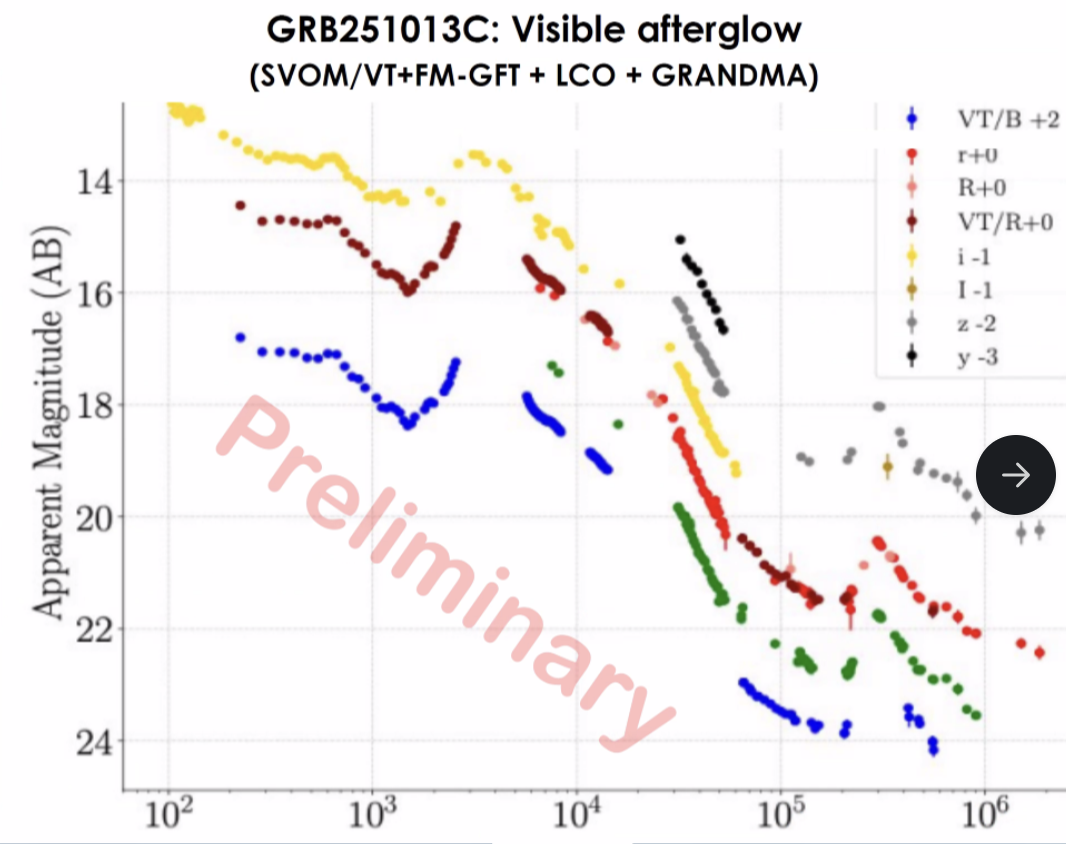
#> input picture sample.png, 1066 x 844 px, found by its file name
$ python consistency_zy.py
#> lines starting #> are read from the running program, lines starting #| are printed output that depends on the picture; after the words box and inside, x2 and y2 are one past the last pixel; in counts of white or black regions, pixels touching at a corner belong together
"""Is the 'z' gray trail at 3-6e4 s a real trail, or antialias halo of the black y markers?"""
import numpy as np
from PIL import Image
from scipy import ndimage

im = np.asarray(Image.open("/data/dtak/research/grb/GRB251013C/sample.png").convert("RGB")).astype(int)
H, W, _ = im.shape
#> H = 844; W = 1066
mx, mn = im.max(2), im.min(2)
sat, mean = mx - mn, im.mean(2)
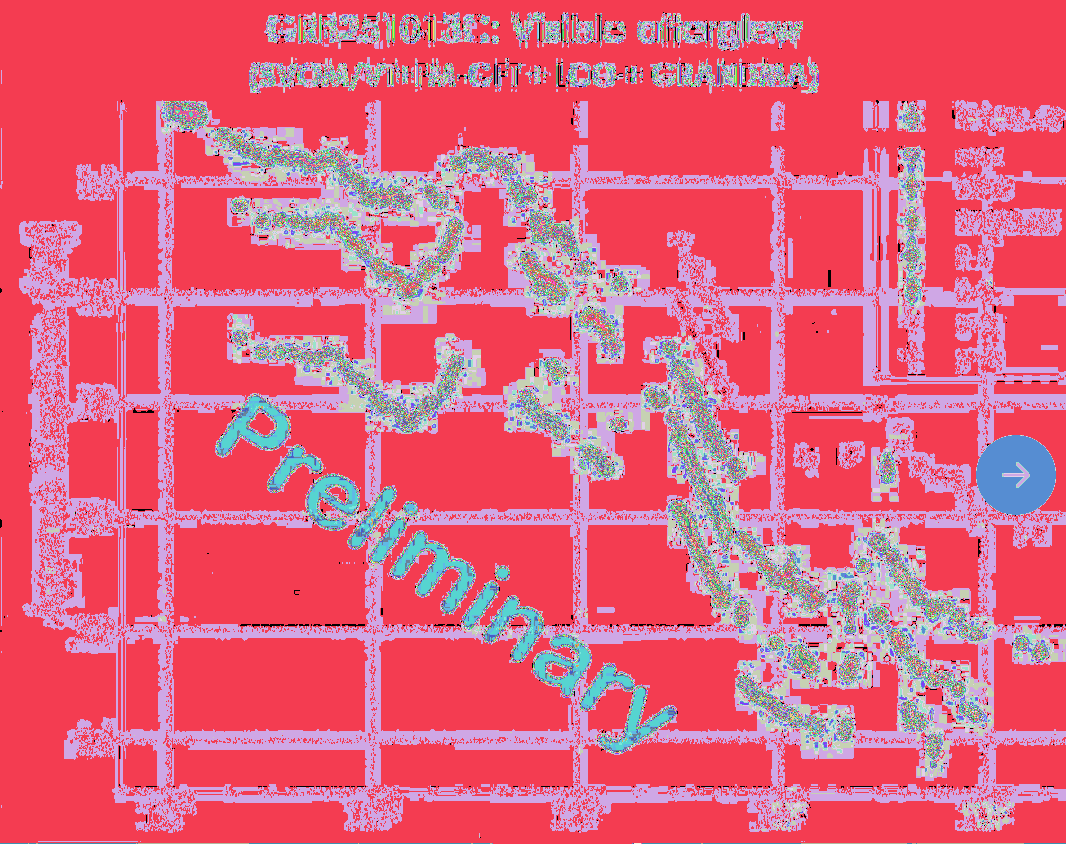
#> sat: shape (844, 1066) int64; 239 distinct labels, from 0 to 238; one colour per label, 0 black
X0, PXDEC, Y0, PXMAG = 168.40, 203.95, 180.60, 55.964

def px_of_t(t): return X0 + PXDEC * (np.log10(t) - 2)
def px_of_m(m): return Y0 + PXMAG * (m - 14)

x1, x2 = int(px_of_t(2.8e4)), int(px_of_t(6.5e4))
y1, y2 = int(px_of_m(14.5)), int(px_of_m(19.5))
print(f"crop x=[{x1},{x2}] y=[{y1},{y2}]  (t=2.8e4-6.5e4 s, plotted mag 14.5-19.5)")

crop = im[y1:y2, x1:x2]
sub_mean = crop.mean(2); sub_sat = crop.max(2) - crop.min(2)
#> after `sub_mean = crop.mean(2)`:
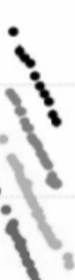
#> sub_mean: shape (280, 75) float64; min 0.667, max 255, mean 227.5
zmask = (sub_sat < 25) & (sub_mean > 110) & (sub_mean < 205)
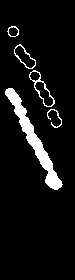
#> zmask: shape (280, 75) bool; 7.1% white; 5 white regions, box (x1, y1, x2, y2) and area: (5, 88, 63, 190) 1141, (29, 70, 55, 107) 148, (14, 44, 36, 69) 93, (47, 109, 62, 128) 64, (7, 26, 19, 37) 43
ymask = (sub_sat < 25) & (sub_mean < 60)
#> ymask: shape (280, 75) bool; 2.3% white; 5 white regions, box (x1, y1, x2, y2) and area: (16, 47, 34, 67) 152, (36, 82, 53, 105) 148, (49, 111, 60, 126) 99, (31, 73, 39, 80) 45, (9, 28, 17, 36) 44
print(f"z-class px in crop: {zmask.sum()}   y-class px in crop: {ymask.sum()}")
#| z-class px in crop: 1489   y-class px in crop: 488

# For each column, list the vertical runs of z and y pixels
print("\ncolumn-by-column (every 8 px): y-runs and z-runs in plotted mag")
for cx in range(0, x2 - x1, 8):
    yr = np.nonzero(ymask[:, cx])[0]
    zr = np.nonzero(zmask[:, cx])[0]
    t = 10**(2 + (cx + x1 - X0) / PXDEC)
    def runs(a):
        if len(a) == 0: return []
        br = np.nonzero(np.diff(a) > 2)[0]
        segs = np.split(a, br + 1)
        return [(14 + (s[0] + y1 - Y0) / PXMAG, 14 + (s[-1] + y1 - Y0) / PXMAG) for s in segs]
    ys, zs = runs(yr), runs(zr)
    print(f"  t={t:8.3g}  y:{[f'{a:.2f}-{b:.2f}' for a,b in ys]}  z:{[f'{a:.2f}-{b:.2f}' for a,b in zs]}")
#> this loop made 10 passes
#> ys on passes 3, 5: [(15.03, 15.08), (15.37, 15.44)], [(15.56, 15.65), (15.79, 15.88)]
#> (ys, zs) on passes 4, 6: ([(15.45, 15.58)], [(15.35, 15.4), (15.62, 15.63), (16.42, 16.83)]), ([(15.97, 16.1)], [(15.81, 15.94), (16.2, 16.22), (16.99, 17.4)])
#|   t=2.78e+04  y:[]  z:[]
#|   t=3.05e+04  y:[]  z:['14.99-15.10', '16.06-16.24']
#|   t=3.34e+04  y:['15.03-15.08', '15.37-15.44']  z:['14.97-14.99', '15.12-15.12', '15.31-15.33', '15.47-15.49', '16.15-16.53']
#|   t=3.65e+04  y:['15.45-15.58']  z:['15.35-15.40', '15.62-15.63', '16.42-16.83']
#|   t=   4e+04  y:['15.56-15.65', '15.79-15.88']  z:['15.53-15.54', '15.69-15.70', '15.76-15.76', '15.92-15.92', '16.72-17.10']
#|   t=4.37e+04  y:['15.97-16.10']  z:['15.81-15.94', '16.20-16.22', '16.99-17.40']
#|   t=4.79e+04  y:['16.22-16.35']  z:['16.10-16.12', '16.38-16.38', '16.47-16.49', '16.56-16.60', '17.28-17.80']
#|   t=5.24e+04  y:['16.53-16.72']  z:['16.46-16.47', '16.76-16.76', '17.58-17.87']
#> (further printed lines are left out)

# Are z pixels adjacent to y pixels (halo) or spatially separate?
ydil = ndimage.binary_dilation(ymask, np.ones((5, 5)))
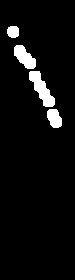
#> ydil: shape (280, 75) bool; 5.2% white; 4 white regions, box (x1, y1, x2, y2) and area: (29, 71, 55, 107) 439, (14, 45, 36, 69) 320, (47, 109, 62, 128) 219, (7, 26, 19, 38) 124
touching = (zmask & ydil).sum()
#> touching = 342
print(f"\nz pixels within 2 px of a y pixel: {touching} / {zmask.sum()} = {touching/max(zmask.sum(),1):.1%}")
#| z pixels within 2 px of a y pixel: 342 / 1489 = 23.0%

# same test in a region where z is unambiguously its own trail (t > 3e5)
x3, x4 = int(px_of_t(3e5)), int(px_of_t(1.5e6))
y3, y4 = int(px_of_m(17.0)), int(px_of_m(21.0))
c2 = im[y3:y4, x3:x4]
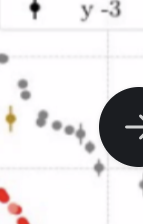
#> c2: shape (224, 143, 3) int64; mean R, G, B 228.2, 225.8, 226.9
m2, s2 = c2.mean(2), c2.max(2) - c2.min(2)
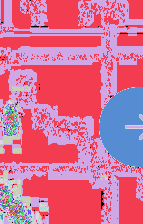
#> s2: shape (224, 143) int64; 183 distinct labels, from 0 to 193; one colour per label, 0 black
z2 = (s2 < 25) & (m2 > 110) & (m2 < 205); y2m = (s2 < 25) & (m2 < 60)
#> after `z2 = (s2 < 25) & (m2 > 110) & (m2 < 205)`: z2: shape (224, 143) bool; 4% white; 46 white regions (34 under 20 px), largest, box (x1, y1, x2, y2) and area: (64, 124, 86, 144) 191, (18, 79, 31, 100) 168, (36, 110, 48, 127) 151
#> after `y2m = (s2 < 25) & (m2 < 60)`:
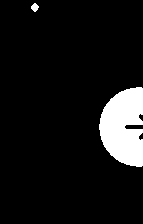
#> y2m: shape (224, 143) bool; 8.5% white; 2 white regions, box (x1, y1, x2, y2) and area: (99, 87, 143, 167) 2678, (31, 3, 39, 12) 47
t2 = (z2 & ndimage.binary_dilation(y2m, np.ones((5, 5)))).sum()
#> t2 = 142
print(f"control (t=3e5-1.5e6): z px={z2.sum()} y px={y2m.sum()}  "
      f"z near y: {t2}/{max(z2.sum(),1)} = {t2/max(z2.sum(),1):.1%}")
#| control (t=3e5-1.5e6): z px=1271 y px=2725  z near y: 142/1271 = 11.2%
